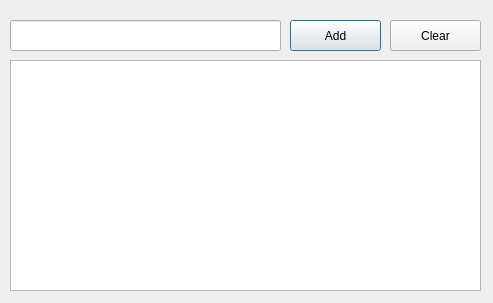
<?xml version="1.0" encoding="UTF-8"?>
<ui version="4.0">
 <class>Dialog</class>
 <widget class="QDialog" name="Dialog">
  <property name="geometry">
   <rect>
    <x>0</x>
    <y>0</y>
    <width>493</width>
    <height>303</height>
   </rect>
  </property>
  <property name="windowTitle">
   <string>Dialog</string>
  </property>
  <widget class="QLineEdit" name="inputLine">
   <property name="geometry">
    <rect>
     <x>10</x>
     <y>20</y>
     <width>271</width>
     <height>31</height>
    </rect>
   </property>
  </widget>
  <widget class="QTextBrowser" name="outputText">
   <property name="geometry">
    <rect>
     <x>10</x>
     <y>60</y>
     <width>471</width>
     <height>231</height>
    </rect>
   </property>
  </widget>
  <widget class="QPushButton" name="addButton">
   <property name="geometry">
    <rect>
     <x>290</x>
     <y>20</y>
     <width>91</width>
     <height>31</height>
    </rect>
   </property>
   <property name="text">
    <string>Add</string>
   </property>
  </widget>
  <widget class="QPushButton" name="clearButton">
   <property name="geometry">
    <rect>
     <x>390</x>
     <y>20</y>
     <width>91</width>
     <height>31</height>
    </rect>
   </property>
   <property name="text">
    <string>Clear</string>
   </property>
  </widget>
 </widget>
 <resources/>
 <connections/>
</ui>
